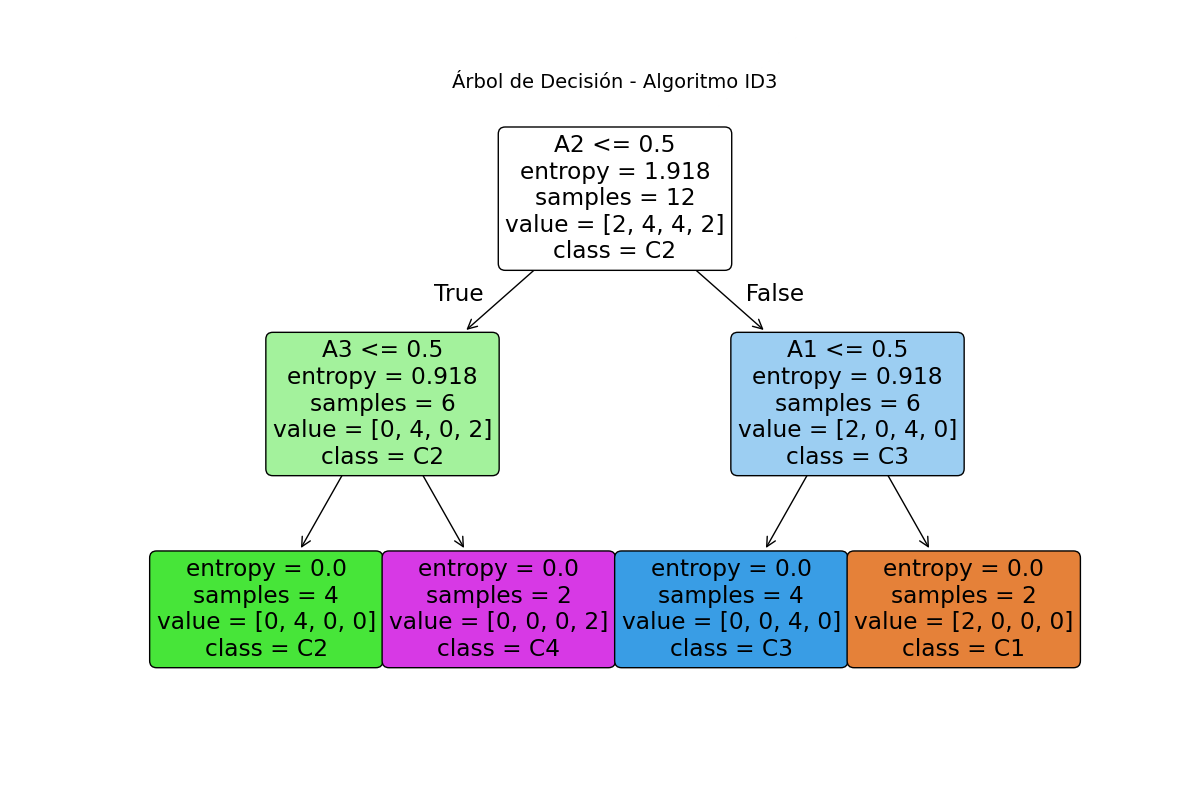

This chart was generated by the following Python code:
import pandas as pd
from sklearn.tree import DecisionTreeClassifier, plot_tree
import matplotlib.pyplot as plt

# 1. Cargar y limpiar la BD
archivo = "BD_Ejercicio.xlsx"  # Ubicación de la BD 
df = pd.read_excel(archivo, sheet_name="Hoja1", skiprows=1)

# Renombrar columnas
df.columns = ["clase", "elemento", "A1", "A2", "A3", "A4", "A5"]

# Rellenar clases faltantes
df["clase"] = df["clase"].ffill()

# Seleccionar variables y convertir a int
X = df[["A1", "A2", "A3", "A4", "A5"]].astype(int)
y = df["clase"]


# Entrenar al modelo ID3
modelo = DecisionTreeClassifier(criterion="entropy", random_state=0)  # ID3 = entropía
modelo.fit(X, y)

# 3. Visualizar graficamente el arbol
plt.figure(figsize=(12, 8))  # tamaño más grande
plot_tree(modelo,
            feature_names=["A1", "A2", "A3", "A4", "A5"],
            class_names=modelo.classes_,
            filled=True,
            rounded=True)
plt.title("Árbol de Decisión - Algoritmo ID3", fontsize=14)
plt.show()
